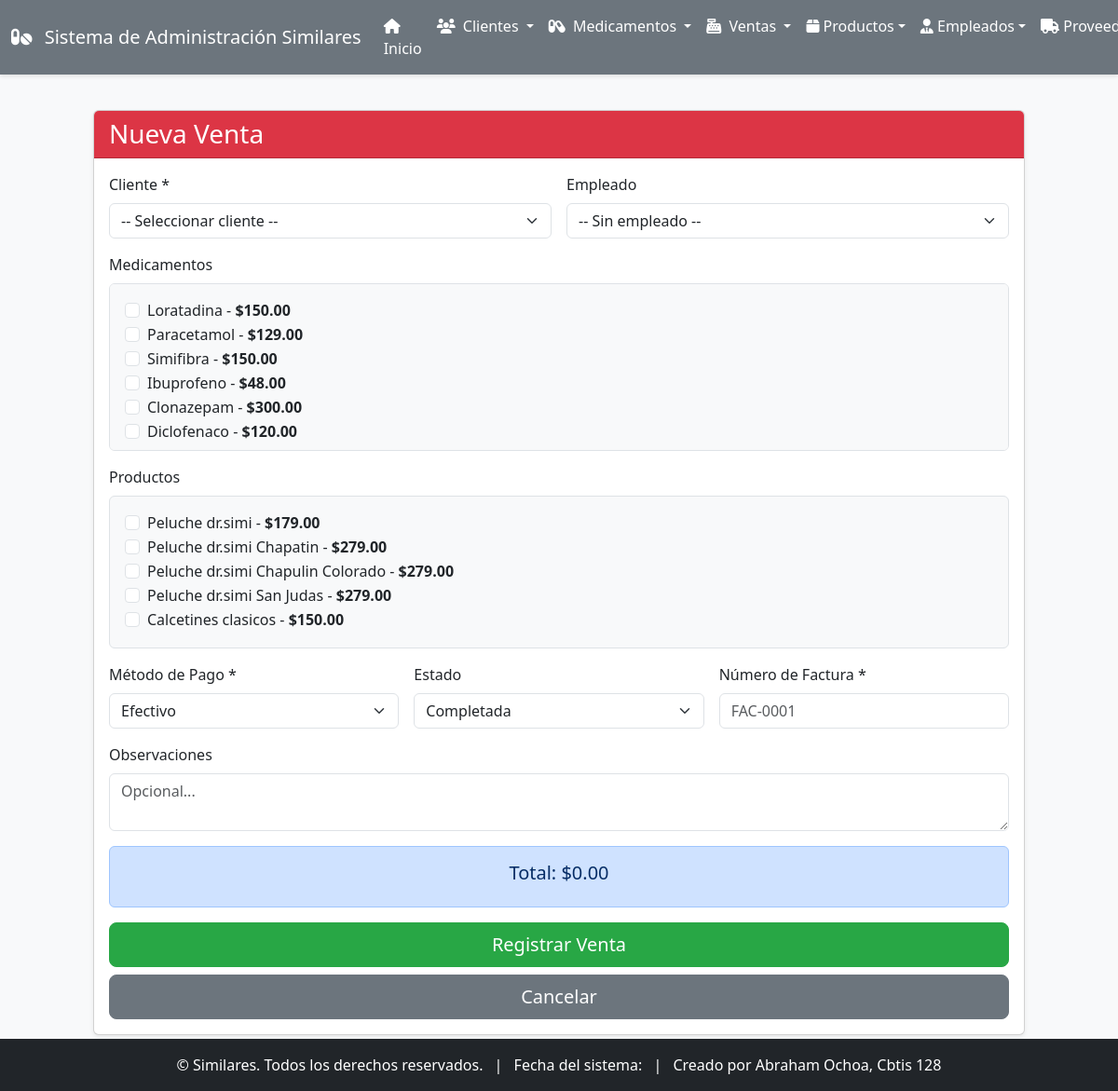
/ventas/agregar/, run on the app's committed database.
### app_Similares/models.py (models this page shows, shortened)
class Medicamento(models.Model):
    nombre = models.CharField(max_length=150)
    descripcion = models.TextField()
    laboratorio = models.CharField(max_length=100)
    precio = models.DecimalField(max_digits=10, decimal_places=2)
    stock = models.PositiveIntegerField()
    proveedor = models.ForeignKey(Proveedor, on_delete=models.CASCADE)
    fecha_vencimiento = models.DateField()
    codigo_barras = models.CharField(max_length=50, unique=True)

class Producto(models.Model):
    nombre = models.CharField(max_length=100, verbose_name="Nombre")
    descripcion = models.TextField(verbose_name="Descripción")
    categoria = models.CharField(max_length=50, verbose_name="Categoría")
    precio = models.DecimalField(max_digits=10, decimal_places=2, verbose_name="Precio")
    stock = models.IntegerField(verbose_name="Stock")
    proveedor = models.ForeignKey(Proveedor, on_delete=models.CASCADE, verbose_name="Proveedor")
    codigo_barras = models.CharField(max_length=50, verbose_name="Código de Barras")
    fecha_actualizacion = models.DateTimeField(auto_now=True, verbose_name="Actualizado")
    class Meta:
        verbose_name = "Producto"
        verbose_name_plural = "Productos"

### app_Similares/views.py (the view)
# urls.py: path('ventas/agregar/', views.agregar_venta, name='agregar_venta'),
def agregar_venta(request):
    clientes = Cliente.objects.all()
    empleados = Empleado.objects.filter(activo=True)
    medicamentos = Medicamento.objects.all()
    productos = Producto.objects.all()
    return render(request, 'app_Similares/ventas/agregar_venta.html', {
        'clientes': clientes,
        'empleados': empleados,
        'medicamentos': medicamentos,
        'productos': productos,
    })

### app_Similares/templates/app_Similares/ventas/agregar_venta.html (shortened to what this page needs)
{% extends 'app_Similares/base.html' %}
{% block content %}
<div class="container mt-4">
    <div class="card shadow-sm mx-auto" style="max-width: 1000px;">
        <div class="card-header bg-danger text-white">
            <h3 class="mb-0">
                Nueva Venta
            </h3>
        </div>
        <div class="card-body">
            <form method="post" action="{% url 'realizar_agregar_venta' %}">
                <div class="row g-3 mb-3">
                    <div class="col-md-6">
                        <label class="form-label">Cliente *</label>
                        <select name="cliente" class="form-select" required>
                            <option value="">-- Seleccionar cliente --</option>
                        </select>
                    </div>
                    <div class="col-md-6">
                        <label class="form-label">Empleado</label>
                        <select name="empleado" class="form-select">
                            <option value="">-- Sin empleado --</option>
                        </select>
                    </div>
                </div>
                <div class="mb-3">
                    <label class="form-label">Medicamentos</label>
                    <div class="border rounded p-3" style="max-height: 180px; overflow-y: auto; background-color: #f8f9fa;">
                        {% for med in medicamentos %}
                        <div class="form-check">
                            <input class="form-check-input medicamento-check" type="checkbox"
                                   name="medicamentos" value="{{ med.id }}" id="med{{ med.id }}"
                                   data-precio="{{ med.precio }}">
                            <label class="form-check-label" for="med{{ med.id }}">
                                {{ med.nombre }} - <strong>${{ med.precio }}</strong>
                            </label>
                        </div>
                        {% endfor %}
                    </div>
                </div>
                <div class="mb-3">
                    <label class="form-label">Productos</label>
                    <div class="border rounded p-3" style="max-height: 180px; overflow-y: auto; background-color: #f8f9fa;">
                        {% for prod in productos %}
                        <div class="form-check">
                            <input class="form-check-input producto-check" type="checkbox"
                                   name="productos" value="{{ prod.id }}" id="prod{{ prod.id }}"
                                   data-precio="{{ prod.precio }}">
                            <label class="form-check-label" for="prod{{ prod.id }}">
                                {{ prod.nombre }} - <strong>${{ prod.precio }}</strong>
                            </label>
                        </div>
                        {% endfor %}
                    </div>
                </div>
                <div class="row g-3 mb-3">
                    <div class="col-md-4">
                        <label class="form-label">Método de Pago *</label>
                        <select name="metodo_pago" class="form-select" required>
                            <option value="EFECTIVO">Efectivo</option>
                        </select>
                    </div>
                    <div class="col-md-4">
                        <label class="form-label">Estado</label>
                        <select name="estado" class="form-select">
                            <option value="COMPLETADA" selected>Completada</option>
                        </select>
                    </div>
                    <div class="col-md-4">
                        <label class="form-label">Número de Factura *</label>
                        <input type="text" name="numero_factura" class="form-control" placeholder="FAC-0001" required>
                    </div>
                </div>
                <div class="mb-3">
                    <label class="form-label">Observaciones</label>
                    <textarea name="observaciones" class="form-control" rows="2" placeholder="Opcional..."></textarea>
                </div>
                <div class="alert alert-primary text-center">
                    <h5>Total: $<span id="total-venta">0.00</span></h5>
                </div>
                <div class="d-grid gap-2">
                    <button type="submit" class="btn btn-success btn-lg">
                        Registrar Venta
                    </button>
                    <a href="{% url 'ver_ventas' %}" class="btn btn-secondary btn-lg">
                        Cancelar
                    </a>
                </div>
            </form>
        </div>
    </div>
</div>
{% endblock %}

### app_Similares/templates/app_Similares/base.html (style rules this page uses)
body { display: flex; flex-direction: column; min-height: 100vh; background-color: #f8f9fa; }
.btn-success { background-color: #28a745; border-color: #28a745; }

### data on the page
Medicamento: nombre "Loratadina", precio "150.00"
Medicamento: nombre "Paracetamol", precio "129.00"
Medicamento: nombre "Simifibra", precio "150.00"
Medicamento: nombre "Ibuprofeno", precio "48.00"
Medicamento: nombre "Clonazepam", precio "300.00"
Medicamento: nombre "Diclofenaco", precio "120.00"
Producto: nombre "Peluche dr.simi", precio "179.00"
Producto: nombre "Peluche dr.simi Chapatin", precio "279.00"
Producto: nombre "Peluche dr.simi Chapulin Colorado", precio "279.00"
Producto: nombre "Peluche dr.simi San Judas", precio "279.00"
Producto: nombre "Calcetines clasicos", precio "150.00"
